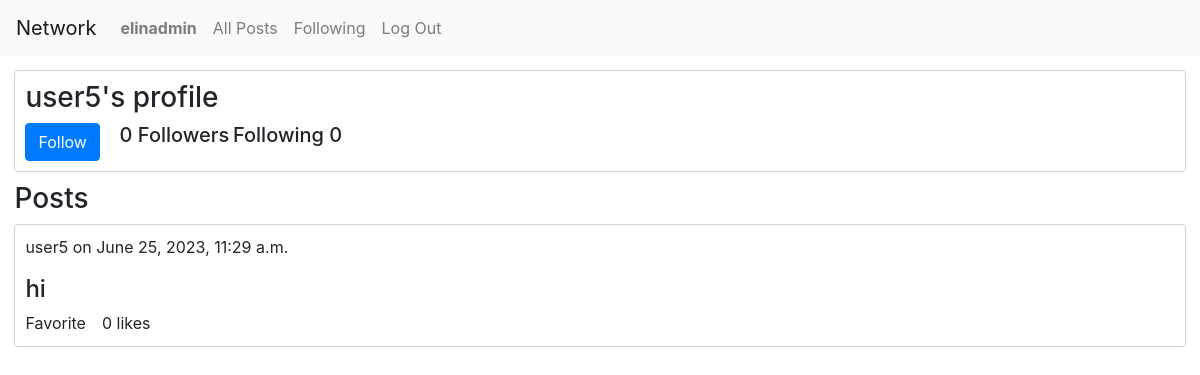
The app's page /profile/user5 (signed in) with its own data.
### network/models.py (models this page shows, shortened)
class User(AbstractUser):
    id = models.AutoField(primary_key=True)
    following_count = models.IntegerField(blank=True)
    followers_count = models.IntegerField(blank=True)

class Posts(models.Model):
    id = models.AutoField(primary_key=True)
    username = models.ForeignKey(User,on_delete=models.CASCADE)
    date = models.DateTimeField(auto_now_add=True)
    post = models.TextField()
    likes = models.IntegerField()
    likers = models.ManyToManyField(User,blank=True,related_name="liked")

### network/views.py (the view)
# urls.py: path("profile/<str:name>",views.profile, name="profile"),
def profile(request,name):
    profile_user = get_object_or_404(User, username = name)
    posts = Posts.objects.filter(username__username=profile_user).order_by('-date')
    currentUser = request.user
    isFollowing = False
    followers_count = profile_user.followers_count
    following_count = profile_user.following_count
    user_instance = Follow.objects.filter(user=currentUser).first()
    if user_instance:
        if user_instance.follows.filter(pk=profile_user.pk):
            isFollowing = True
        else:
            isFollowing = False
    return render(request,"network/profile.html",{
        "profile_user":profile_user,
        "posts":posts,
        "message":"This user has no posts",
        "isfollowing":isFollowing,
        "followers_count":followers_count,
        "following_count":following_count
    })

### network/templates/network/profile.html (shortened to what this page needs)
{% extends "network/layout.html" %}
{% block body %}
    <div class="box">
        {% if request.user.username == profile_user.username %}
            <h3>My profile</h3>
        {% else %}
            <h3>{{profile_user.username}}'s profile</h3>
        {% endif %}
        <div class="horizontal-box">
        {% if user.is_authenticated %}
            {% if request.user.username != profile_user.username %}
            {% if not isfollowing %}
            <form action="{% url 'follow' id=profile_user.id %}",method="post">
                <input type="submit" id="follow" class="btn btn-primary" value="Follow">
            </form>
            {% else %}
            <form action="{% url 'unfollow' id=profile_user.id %}",method="post">
                {% csrf_token %}
                <input type="submit" id="unfollow" class="btn btn-primary" value="Unfollow">
            </form>
            {% endif %}
            {% endif %}
        {% endif %}
            <div class="count">
                <h5>{{followers_count}} Followers</h5>
                <h5>Following {{following_count}}</h5>
            </div>
        </div>
    </div>
        <h3>Posts</h3>
        {% if posts %}
            {% for post in posts %}
                <div class="box">
                    <p>{{post.username}} on {{post.date}}</p>
                    <h4>{{post.post}}</h4>
                    <div class="postsection">
                        <a>
                            <span id="{{post.id}}" class="material-symbols-outlined likebtn">Favorite</span>
                        </a>
                        <p>{{post.likes}} likes</p>
                    </div>
                </div>
            {% endfor %}
        {% else %}
            <h4>{{message}}<h4>
        {% endif %}
{% endblock %}

### network/templates/network/layout.html (shortened to what this page needs)
{% load static %}
<!DOCTYPE html>
<html lang="en">
    <head>
        <link rel="stylesheet" href="https://stackpath.bootstrapcdn.com/bootstrap/4.4.1/css/bootstrap.min.css">
        <link href="{% static 'network/styles.css' %}" rel="stylesheet">
    </head>
    <body>
        <nav class="navbar navbar-expand-lg navbar-light bg-light">
            <a class="navbar-brand" href="{% url 'index' %}">Network</a>
            <div>
              <ul class="navbar-nav mr-auto">
                {% if user.is_authenticated %}
                    <li class="nav-item">
                        <a class="nav-link" href="{% url 'profile' name=user.username %}"><strong>{{ user.username }}</strong></a>
                    </li>
                {% endif %}
                <li class="nav-item">
                  <a class="nav-link" href="{% url 'index' %}">All Posts</a>
                </li>
                {% if user.is_authenticated %}
                    <li class="nav-item">
                        <a class="nav-link" href="{% url 'following' %}">Following</a>
                    </li>
                    <li class="nav-item">
                        <a class="nav-link" href="{% url 'logout' %}">Log Out</a>
                    </li>
                {% endif %}
              </ul>
            </div>
          </nav>
        <div class="body">
            {% block body %}
            {% endblock %}
        </div>
    </body>
</html>

### network/static/network/styles.css (style rules this page uses)
.body { padding:1.2%; }
.box { border-style:solid; border-width: 1px; border-radius:0.25rem; border-color:#ced4da; padding:10px; margin-bottom:10px; }
.postsection { display:flex; height:20px; margin-bottom:5px; }
.material-symbols-outlined { margin-right:1rem; cursor:pointer; font-variation-settings: 'FILL' 0, 'wght' 400, 'GRAD' 0, 'opsz' 48 }
p { margin-right:1rem; }
.horizontal-box { display:flex; }
#follow { margin-right:1rem; }
.count { display:flex; flex-direction: row; width:20%; justify-content: space-evenly; }

### records on screen
User: username "elinadmin"
User: username "user5"
Posts: username "user5", date "June 25, 2023, 11:29 a.m.", post "hi", likes "0"

### other values on screen
{{ followers_count }} "0"
{{ following_count }} "0"
